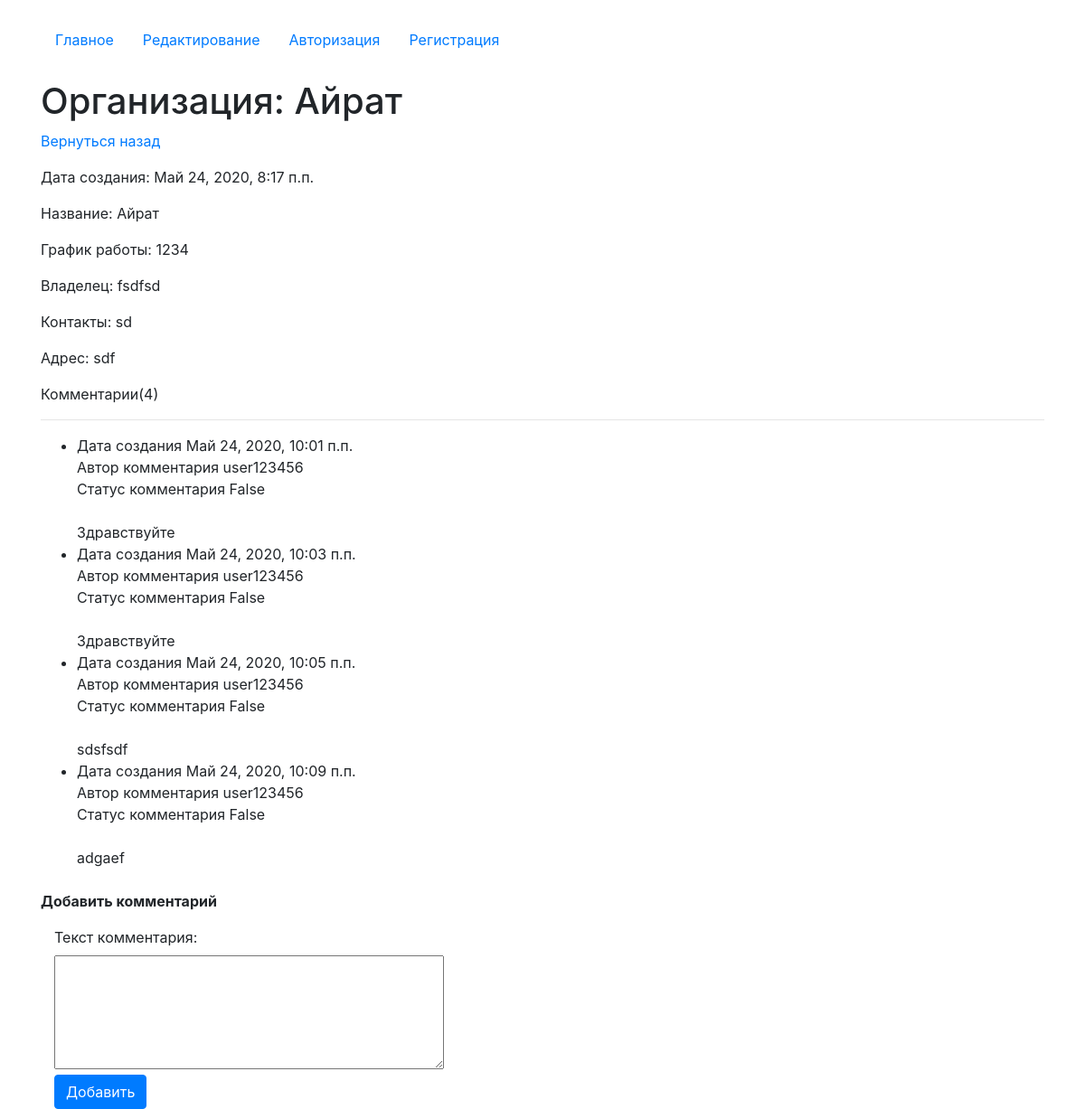
/detail/20/, run on the app's committed database.
### app/models.py (models this page shows, shortened)
class Organisation(models.Model):
    author = models.ForeignKey(User, on_delete=models.CASCADE, verbose_name='Создатель записи',blank=True, null=True)
    create_date = models.DateTimeField(auto_now=True)
    name = models.CharField(max_length=50, null=True, verbose_name='Название')
    schedule  = models.TextField(null=True, verbose_name='График работы')
    owner = models.CharField(max_length=50, null=True, verbose_name='Владелец')
    contacts = models.TextField(null=True, verbose_name='Контакты')
    address = models. CharField(max_length=200, null=True, verbose_name='Адрес')
    class Meta:
        verbose_name =  'Организация'
        verbose_name_plural = 'Организации'

class Comments(models.Model):
    organisation = models.ForeignKey(Organisation, on_delete=models.CASCADE, verbose_name='Организация',blank=True, null=True, related_name='comments_org')
    author = models.ForeignKey(User, on_delete=models.CASCADE, verbose_name='Автор комментария',blank=True, null=True)
    create_date = models.DateTimeField(auto_now=True)
    text  = models.TextField(null=True, verbose_name='Текст комментария')
    status = models.BooleanField(default=False,verbose_name='Видимость комментария')

### app/views.py (the view, shortened to what this page needs)
# urls.py: path('detail/<int:pk>/', views.HomeDetailView.as_view(), name='detail_page'),
class HomeDetailView(CustomSuccessMessageMixin, FormMixin, DetailView):
    model = Organisation
    template_name = 'detail.html'
    context_object_name = 'get_organisation'
    form_class = CommentForm
    success_msg = 'Комментарий успешно создан, ожидайте модерации'

### app/forms.py
class CommentForm(forms.ModelForm):
    class Meta:
        model = Comments
        fields = ('text', )
    def __init__(self, *args, **kwargs):
        super().__init__(*args, **kwargs)
        for field in self.fields:
            self.fields[field].widget.attrs['class'] = 'form-control'
        self.fields['text'].widget = Textarea(attrs={'rows':5})

### app/templates/detail.html (shortened to what this page needs)
{% extends 'index.html' %}
{% block content %}
    <h1 class="mt-4">Организация: {{get_organisation.name}}</h1>
    <p><a href="/">Вернуться назад</a></p>
    <p>Дата создания: {{get_organisation.create_date}}</p>
    <p>Название: {{get_organisation.name}}</p>
    <p>График работы: {{get_organisation.schedule}}</p>
    <p>Владелец: {{get_organisation.owner}}</p>
    <p>Контакты: {{get_organisation.contacts}}</p>
    <p>Адрес: {{get_organisation.address}}</p>
    <p>Комментарии({{get_organisation.comments_org.all.count}})</p>
    <hr>
<ul>
    {% for item in get_organisation.comments_org.all %}
    <li>
        Дата создания {{item.create_date}}<br>
        Автор комментария {{item.author}}<br>
        Статус комментария {{item.status}}<br><br>
        {{item.text}}<br>
    </li>
    {% endfor %}
</ul>
<p class="mt-4"><b>Добавить комментарий</b></p>
<div class="col-4">
        <form id="add_form" method="post">
            {{form}}
        </form>
        <button form="add_form" type="submit" class="btn btn-primary">Добавить</button>
{% endblock %}

### app/templates/index.html (shortened to what this page needs)
<!doctype html>
<html lang="en">
  <head>
    <link rel="stylesheet" href="https://stackpath.bootstrapcdn.com/bootstrap/4.5.0/css/bootstrap.min.css">
  </head>
  <body>
  <div class="container mt-4">
  <ul class="nav nav-pills">
  <li class="nav-item">
  {% url 'home' as url_home %}
    <a class="nav-link {% if url_home == request.path %}active {% endif %}" href="{{url_home}}">Главное</a>
  </li>
  <li class="nav-item">
  {% url 'edit_page' as url_edit_page %}
    <a class="nav-link {% if url_edit_page == request.path %} active {% endif %}" href={{url_edit_page}}>Редактирование</a>
  </li>
  {% if request.user.is_authenticated%}
  <li class="nav-item">
    <a class="nav-link ml-5 color:red"><b>Пользователь: {{request.user}}</b></a>
  </li>
  <li class="nav-item">
  {% url 'logout_page' as url_logout_page %}
    <a class="nav-link btn-danger ml-5" href="{{url_logout_page}}">Выйти</a>
  </li>
  {% else %}
<li class="nav-item">
   {% url 'login_page' as url_login_page %}
    <a class="nav-link {% if url_login_page == request.path %} active {% endif %}" href="{{url_login_page}}">Авторизация</a>
  </li>
  <li class="nav-item">
  {% url 'register_page' as url_register_page %}
    <a class="nav-link{% if url_register_page == request.path %} active {% endif %}" href="{{url_register_page}}">Регистрация</a>
  </li>
  {% endif %}
</ul>
{% block content %}{% endblock %}
</div>
  </body>
</html>

### data on the page
Organisation: name "Айрат", create_date "Май 24, 2020, 8:17 п.п.", schedule "1234", owner "fsdfsd", contacts "sd", address "sdf", comments_org.all.count "4"
Comments: create_date "Май 24, 2020, 10:01 п.п.", author "user123456", status "False", text "Здравствуйте"
Comments: create_date "Май 24, 2020, 10:03 п.п.", author "user123456", status "False", text "Здравствуйте"
Comments: create_date "Май 24, 2020, 10:05 п.п.", author "user123456", status "False", text "sdsfsdf"
Comments: create_date "Май 24, 2020, 10:09 п.п.", author "user123456", status "False", text "adgaef"
